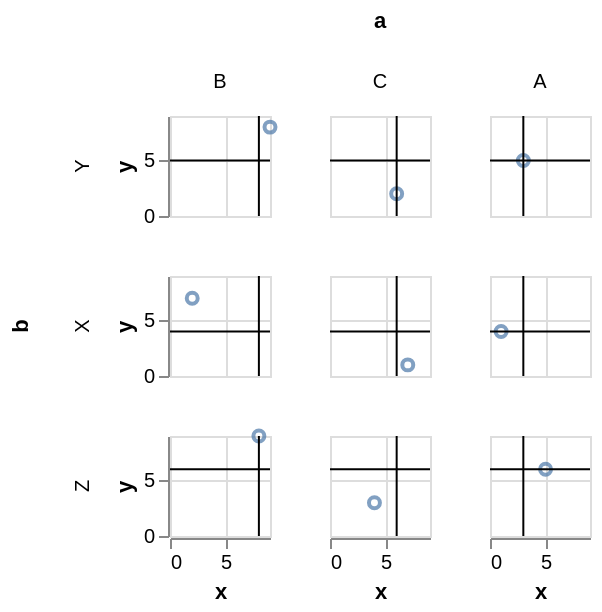

Vega-Lite specification stored for this chart:
### Vega-Lite specification from a JSON file in a GitHub repository (floating-point values rounded to 4 significant figures)
{"$schema": "https://vega.github.io/schema/vega-lite/v6.json", "data": {"values": [{"a": "A", "b": "X", "x": 1, "y": 4}, {"a": "A", "b": "Y", "x": 3, "y": 5}, {"a": "A", "b": "Z", "x": 5, "y": 6}, {"a": "B", "b": "X", "x": 2, "y": 7}, {"a": "B", "b": "Y", "x": 9, "y": 8}, {"a": "B", "b": "Z", "x": 8, "y": 9}, {"a": "C", "b": "X", "x": 7, "y": 1}, {"a": "C", "b": "Y", "x": 6, "y": 2}, {"a": "C", "b": "Z", "x": 4, "y": 3}]}, "transform": [{"joinaggregate": [{"op": "median", "field": "x", "as": "median_x_by_a"}], "groupby": ["a"]}, {"joinaggregate": [{"op": "median", "field": "y", "as": "median_y_by_b"}], "groupby": ["b"]}], "facet": {"column": {"field": "a", "sort": ["B", "C", "A"]}, "row": {"field": "b", "sort": ["Y", "X", "Z"]}}, "spec": {"width": 50, "height": 50, "layer": [{"mark": "point", "encoding": {"x": {"field": "x", "type": "quantitative", "title": "x"}, "y": {"field": "y", "type": "quantitative", "title": "y"}}}, {"mark": "rule", "encoding": {"x": {"aggregate": "median", "field": "median_x_by_a"}}}, {"mark": "rule", "encoding": {"y": {"aggregate": "median", "field": "median_y_by_b"}}}]}}
